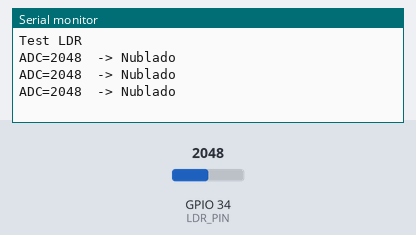
Simulated run of this sketch. Board: ESP32. On the bench: the last lines printed to the serial monitor. Inputs (shaded band) come from the test bench; at power-on: GPIO 34 (LDR_PIN) = 2048.

Above: at 1.2 s.
1.3 s: GPIO 34 (LDR_PIN) set to 1968
At 2.0 s:
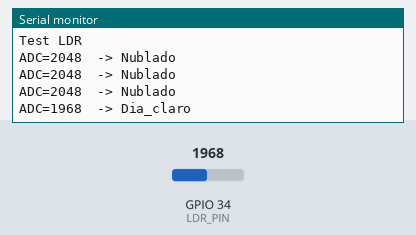
3.6 s: GPIO 34 (LDR_PIN) set to 1044
At 4.0 s:
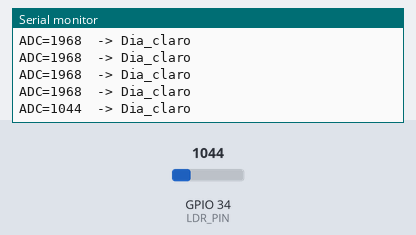
5.1 s: GPIO 34 (LDR_PIN) set to 931
At 5.7 s:
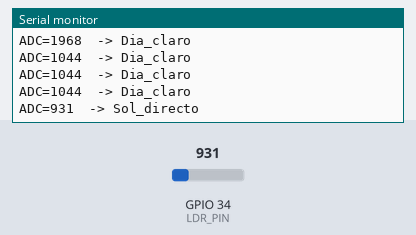

The sketch:

test_ldr.ino
```cpp
const int   LDR_PIN       = 34;   // ADC
const int   LDR_ADC_MAX   = 4095;
const uint8_t LDR_SAMPLES = 10;

const int TH_NOCHE     = 3600;
const int TH_AMANECER  = 3000;
const int TH_NUBLADO   = 2000;
const int TH_DIA_CLARO = 1000;

const char* describirPorADC(int adc) {
  if (adc >= TH_NOCHE)          return "Noche_/_muy_oscuro";
  else if (adc >= TH_AMANECER)  return "Amanecer/Atardecer";
  else if (adc >= TH_NUBLADO)   return "Nublado";
  else if (adc >= TH_DIA_CLARO) return "Dia_claro";
  else                          return "Sol_directo";
}

void setup() {
  Serial.begin(115200);
  Serial.println(F("Test LDR"));
}

void loop() {
  unsigned long acc = 0;
  for (uint8_t i=0; i<LDR_SAMPLES; i++) { acc += analogRead(LDR_PIN); delay(2); }
  int adc = acc / LDR_SAMPLES;
  adc = constrain(adc, 0, LDR_ADC_MAX);

  Serial.print(F("ADC=")); Serial.print(adc);
  Serial.print(F("  -> ")); Serial.println(describirPorADC(adc));
  delay(500);
}
```

Measured:
- the behaviour switches between 2000 and 1999 on GPIO 34 (LDR_PIN) (found by bisection; images 0 and 1)
- the behaviour switches between 1000 and 999 on GPIO 34 (LDR_PIN) (found by bisection; images 2 and 3)
- after the input at 1.3 s, the serial monitor: prints a new line after 0.28 s (image 1)
- after the input at 3.6 s, the serial monitor: prints a new line after 0.07 s (image 2)
- after the input at 5.1 s, the serial monitor: prints a new line after 0.13 s (image 3)
